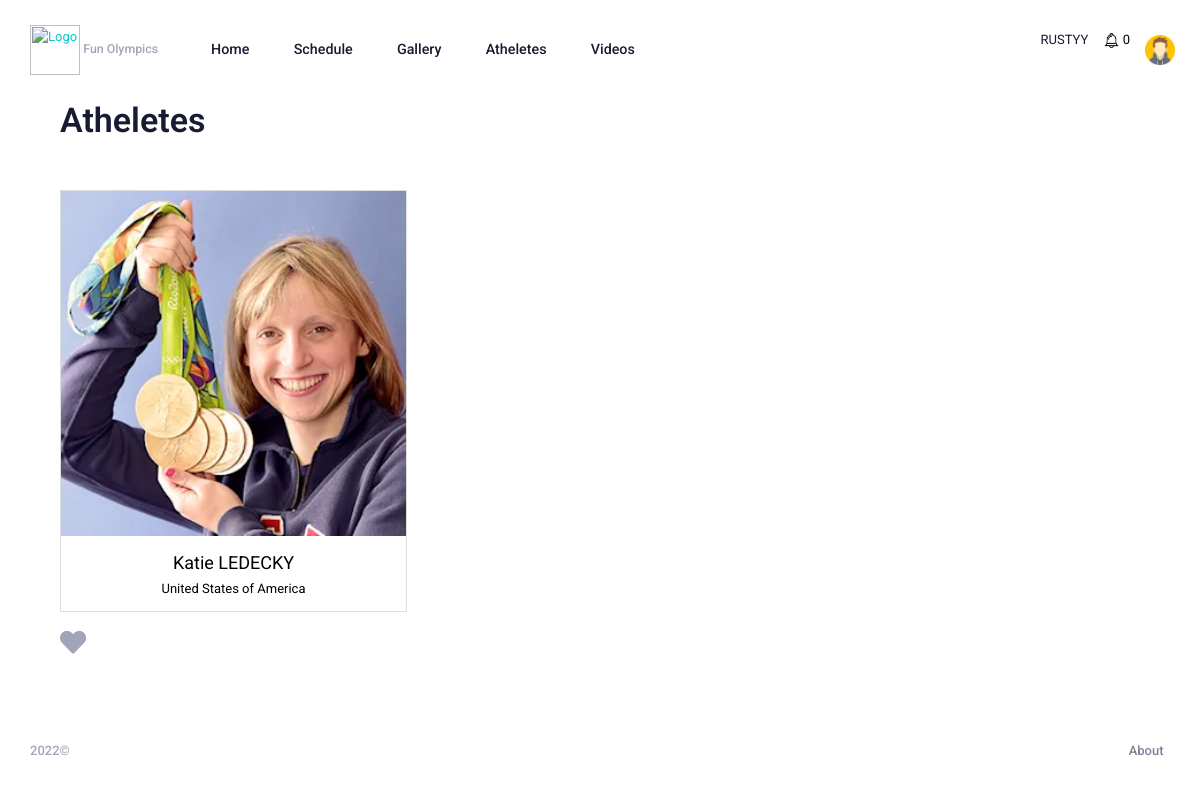
Page /atheletes (signed in) on the committed database.
### users/models.py (models this page shows, shortened)
class CustomUser(AbstractUser):
    username = models.CharField(max_length=200, blank=True)
    email = models.EmailField(_("email address"), unique=True)
    first_name = models.CharField(max_length=250, blank=True, null=True)
    last_name = models.CharField(max_length=250, blank=True, null=True)
    phone = models.CharField(max_length=250, blank=True, null=True)
    gender = models.CharField(max_length=250, blank=True, null=True)
    country = models.CharField(max_length=250, blank=True, null=True)
    USERNAME_FIELD = "email"
    REQUIRED_FIELDS = []
    objects = CustomUserManager()

### home/models.py (models this page shows, shortened)
class Athelete(models.Model):
    name = models.CharField(max_length=225, null=True)
    description = models.TextField(max_length=225, null=True)
    category = models.ForeignKey(Categories, on_delete=models.DO_NOTHING)
    dob = models.CharField(max_length=255, null=True)
    firstgame = models.DateField(null=True)
    participants = models.CharField(max_length=255, null=True)
    team = models.CharField(max_length=255, null=True)
    image = models.ImageField(upload_to="athelete/images/")
    is_liked = models.BooleanField(default=False, blank=True, null=True)

### home/views.py (the view)
# urls.py: path("atheletes", AtheletesView.as_view(), name="atheletes"),
class AtheletesView(LoginRequiredMixin, View):
    def get(self, request):
        obj = Athelete.objects.all()
        return render(request, 'home/athelete.html', {'obj':obj})

### config/models.py (called while the page is built)
    def __str__(self):
        return self.name

### home/context_processors.py (called while the page is built)
def get_notifications(request):
    try:
        user = request.user
        notification = Notification.objects.filter(user=user)
        count = notification.count()
    except Exception:
        notification = ""
        count = 0
    return {
        'noti_count': count,
        'noti_data' : notification
    }

def get_news(request):
    news = News.objects.all().order_by('-id')
    return {'news':news}

### templates/home/athelete.html (shortened to what this page needs)
{% extends "home/base.html" %}
{% load static %}
{% block content %}
<div class="container mb-20">
    <h4 style="font-size: 34px;">Atheletes</h4>
    <div class="mt-15">
        <div class="row">
            {% for obj in obj %}
            <div class="col-4">
                <div style="border: 1px solid #dedede;">
                    <div class="text-center">
                        <a href="#" data-toggle="modal" data-target="#myModal">
                            <img src="{{obj.image.url}}" class="img-fluid" width="450" />
                            <div class="my-4 ">
                                <p style="font-size: 18px; color: black;" class="p-0 m-0">
                                    {{obj.name}}
                                </p>
                                <p class="p-0 m-0 mt-1" style="color: black;">
                                    {{obj.team}}
                                </p>
                            </div>
                        </a>
                    </div>
                </div>
                <div class="mt-5">
                    {% include 'home/athelete-fav.html' %}
                </div>
            </div>
            {% endfor %}
        </div>
    </div>
</div>
{% endblock %}

### templates/partials/_header.html (shortened to what this page needs)
{% load static %}
<div id="kt_header" class="header align-items-stretch" data-kt-sticky="true" data-kt-sticky-name="header"
    data-kt-sticky-offset="{default: '200px', lg: '300px'}">
    <div class="container-xxl d-flex align-items-center">
        <div class="header-logo me-5 me-md-10 flex-grow-1 flex-lg-grow-0">
            <a href="{% url 'home' %}">
                <img id="olympic-logo" alt="Logo" src="" class="logo-sticky h-50px" />
                <a href="{% url 'home' %}" class="fw-bold text-muted text-hover-primary fs-7">Fun
                    Olympics</a>
            </a>
        </div>
        <div class="text-center">
            <a href="/" class="btn">Home</a>
            <a href="{% url 'schedule' %}" class="btn">Schedule</a>
            <a href="{% url 'gallery' %}" class="btn">Gallery</a>
            <a href="{% url 'atheletes' %}" class="btn">Atheletes</a>
            <a href="{% url 'video' %}" class="btn">Videos</a>
        </div>
        <div class="d-flex align-items-stretch justify-content-between flex-lg-grow-1">
            <div class="topbar d-flex align-items-stretch flex-shrink-0">
                <div>
                    <span class="mr-3">{{request.user.username|upper}}</span>
                    {% if request.user.is_authenticated %}
                    <a href="#" data-toggle="dropdown">
                        <img src="/media/images/bell.png" class="img-fluid" width="15" />
                        <span style="color: black;">{{noti_count}}</span>
                    </a>
                    {% endif %}
                </div>
                <div class="d-flex align-items-center me-n3 ms-1 ms-lg-3" id="kt_header_user_menu_toggle">
                    <div class="btn btn-icon btn-active-light-primary btn btn-icon btn-active-light-primary btn-custom w-30px h-30px w-md-40px h-md-40px"
                        data-kt-menu-trigger="click" data-kt-menu-attach="parent" data-kt-menu-placement="bottom-end">
                        {% if request.user.is_authenticated %}
                        {% if request.user.avatar_user.avatar %}
                        <img class="h-30px w-30px rounded" src="{{request.user.avatar_user.avatar.url}}" alt="" />
                        {% else %}
                        <img class="h-30px w-30px rounded" src="/media/images/avatar-icon-images-4.jpg" alt="" />
                        {% endif %}
                        {% endif %}
                    </div>
                </div>
            </div>
        </div>
    </div>
</div>

### templates/home/athelete-fav.html
{% if obj.is_liked %}
<a href="#" target="_blank" hx-post="/atheletes/like/{{obj.id}}">
    <i class="fas fa-heart fa-2x"></i>
</a>
{% else %}
<a href="#" target="_blank" hx-post="/atheletes/like/{{obj.id}}">
    <i class="far fa-heart fa-2x"></i>
</a>
{% endif %}

### rows in the picture
CustomUser: user.username "RUSTYY"
Athelete: image (picture), name "Katie LEDECKY", team "United States of America"

### other values in the picture
{{ noti_count }} "0"
